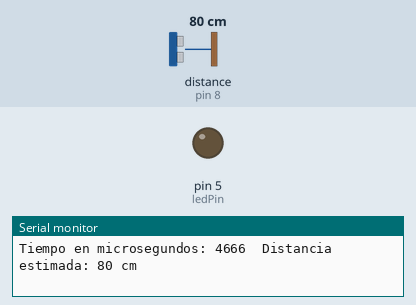
Simulated run of this sketch. Board: Arduino Uno, built with avr-gcc and run on an emulated ATmega328P. Parts: output pins drawn as LEDs (lit = HIGH), the last lines printed to the serial monitor. Wiring (inferred from the names in the program): ultrasonic range finder: trigger pin 9; echo pin 8. The test bench sets the inputs (shaded band); at power-on: distance to the obstacle (sensor on pin 8) 80 cm. The echo pulse lasts 58.3 µs per cm; pins used as bus, display or sensor lines are not drawn.

Above: at 0.1 s.
At 1.1 s:
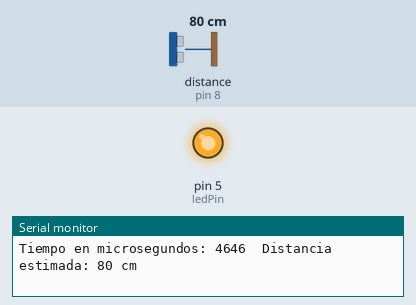
Timing chart, 0 to 2.6 s (numbered marks = the images above):
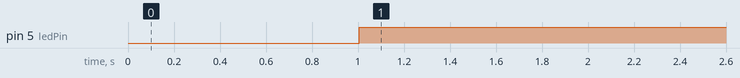

The sketch:

hc_mega.ino
```cpp
//sensor de distancia
int ecoPin= 8;  // cabe amarillo
int trigPin= 9; // cable blanco
//led
int ledPin= 5;

long duracion, distancia; //distancia

void setup(){
  Serial.begin(9600);
  pinMode(trigPin, OUTPUT);   //envia la señal de ultrasonido
  pinMode(ecoPin, INPUT);     //reciba la señal de ultrasonido
  pinMode(ledPin, OUTPUT);    //prende el LED
}

 void loop(){
 //funcionamento del sensor envia y recibe la señal
 digitalWrite(trigPin, LOW);  delayMicroseconds(2);
 digitalWrite(trigPin, HIGH); delayMicroseconds(5);
 digitalWrite(trigPin, LOW);
 //fin
 duracion = pulseIn(ecoPin, HIGH);
  //HIGH Si alto, comienza a contar
  //LOW se detiene el tiempo
  //http://arduino.cc/en/pmwiki.php?n=Reference/PulseIn
  //retorna el pulso en microsegundos

 distancia = microsecondsToCentimeters(duracion);
 //transformo los microsegundos en centimetros

 Serial.print ("Tiempo en microsegundos: "); Serial.print(duracion);
 Serial.print("  Distancia estimada: "); Serial.print(distancia);
 Serial.print(" cm");
 Serial.println(" ");
 delay(1000);
 if(distancia>70){
   digitalWrite(ledPin, HIGH);
   delay(20);}
 if(distancia<70){
   digitalWrite(ledPin, LOW);
   delay(20);}
 }
long microsecondsToCentimeters(long microseconds){
  // La velocidad del sonido a 20º de temperatura es 340 m/s o
  // 29 microsegundos por centrimetro.
  // La señal tiene que ir y volver por lo que la distancia a
  // la que se encuentra el objeto es la mitad de la recorrida.
  return microseconds / 29 / 2;
}
```

Measured:
- by itself, pin 5 (ledPin): LOW → HIGH at 1.0 s
